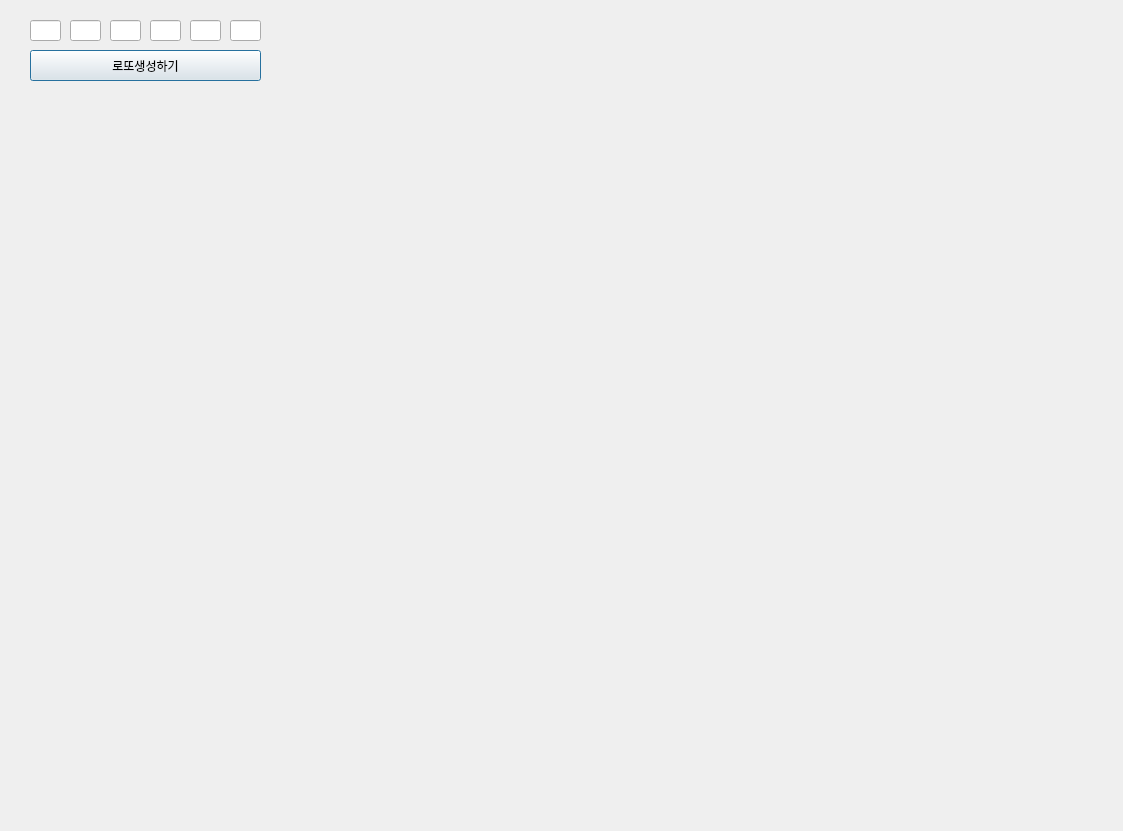
<?xml version="1.0" encoding="UTF-8"?>
<ui version="4.0">
 <class>Dialog</class>
 <widget class="QDialog" name="Dialog">
  <property name="geometry">
   <rect>
    <x>0</x>
    <y>0</y>
    <width>1123</width>
    <height>831</height>
   </rect>
  </property>
  <property name="windowTitle">
   <string>Dialog</string>
  </property>
  <widget class="QLineEdit" name="le1">
   <property name="geometry">
    <rect>
     <x>30</x>
     <y>20</y>
     <width>31</width>
     <height>21</height>
    </rect>
   </property>
  </widget>
  <widget class="QLineEdit" name="le5">
   <property name="geometry">
    <rect>
     <x>190</x>
     <y>20</y>
     <width>31</width>
     <height>21</height>
    </rect>
   </property>
  </widget>
  <widget class="QLineEdit" name="le4">
   <property name="geometry">
    <rect>
     <x>150</x>
     <y>20</y>
     <width>31</width>
     <height>21</height>
    </rect>
   </property>
  </widget>
  <widget class="QLineEdit" name="le3">
   <property name="geometry">
    <rect>
     <x>110</x>
     <y>20</y>
     <width>31</width>
     <height>21</height>
    </rect>
   </property>
  </widget>
  <widget class="QLineEdit" name="le6">
   <property name="geometry">
    <rect>
     <x>230</x>
     <y>20</y>
     <width>31</width>
     <height>21</height>
    </rect>
   </property>
  </widget>
  <widget class="QLineEdit" name="le2">
   <property name="geometry">
    <rect>
     <x>70</x>
     <y>20</y>
     <width>31</width>
     <height>21</height>
    </rect>
   </property>
  </widget>
  <widget class="QPushButton" name="pb">
   <property name="geometry">
    <rect>
     <x>30</x>
     <y>50</y>
     <width>231</width>
     <height>31</height>
    </rect>
   </property>
   <property name="text">
    <string>로또생성하기</string>
   </property>
  </widget>
 </widget>
 <resources/>
 <connections/>
</ui>
